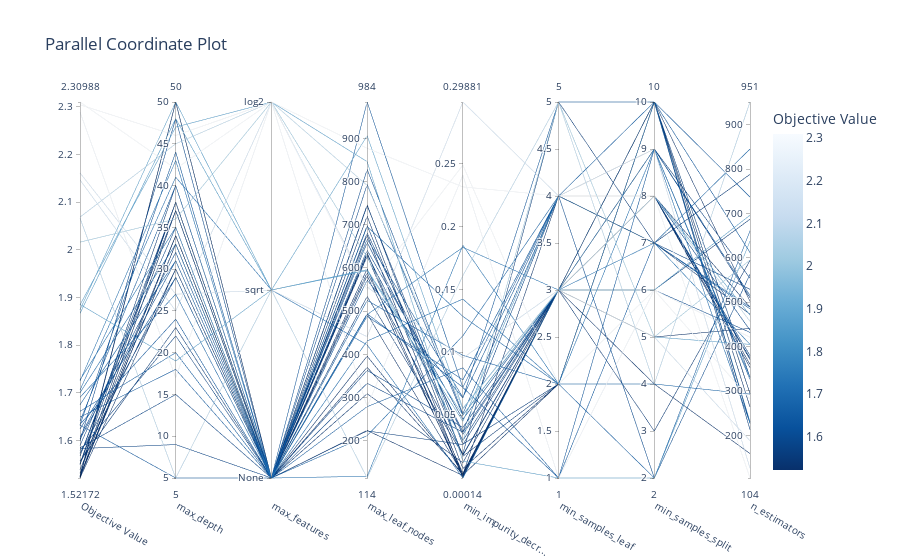

The notebook cell saved with this chart:
### Code cell
vis.plot_parallel_coordinate(study_ex)
